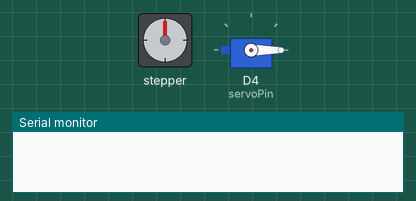
The sketch below on a simulated ESP8266 (NodeMCU). On the bench: stepper motor, servo, the last lines printed to the serial monitor. Wiring (inferred from the names in the program): stepper motor driver (200 steps per turn assumed): step D2; direction D3.

Above: at 0.05 s.
At 1.55 s:
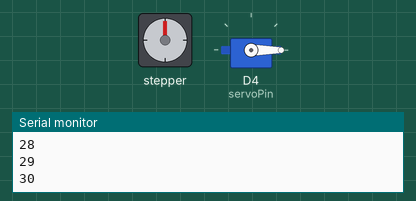
At 1.9 s:
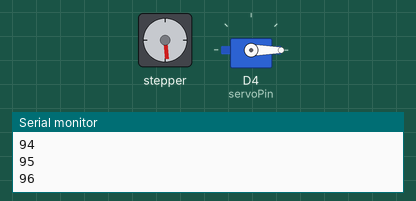
At 3.8 s:
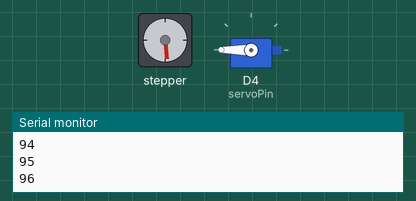
Timing chart, 0 to 8.8 s (numbered marks = the images above):
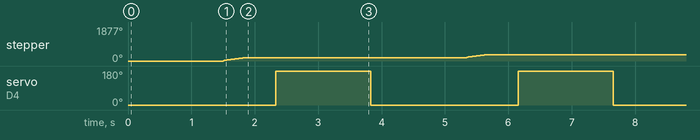

The sketch:

servo_angle_rotation_nodemcu.ino
```cpp
#include <Servo.h>
Servo servo1;
int servoPin = 2;
int Dir = D3;
int Pul= D2;
int arc = 15;
int pd = 100;

void setup(){
  Serial.begin(9600);
  servo1.attach(servoPin);
  pinMode(Dir, OUTPUT);
  pinMode(Pul, OUTPUT);
}

void loop(){
  float s = 6.37*arc;
  int steps = round(s);
  servo1.write(0);
  delay(1500);

  for(int i = 0; i <= steps; i++)
  {
    Serial.println(i);
    digitalWrite(Dir, HIGH);
    delayMicroseconds(pd);
    digitalWrite(Pul, HIGH);
    delayMicroseconds(pd);
    digitalWrite(Pul, LOW);
    delayMicroseconds(pd);
  }
  delay(500);
  servo1.write(180);
  delay(1500);

  // for(int i = 0; i <= 5; i++)
  // {
  //   Serial.println(i);
  //   digitalWrite(Dir, LOW);
  //   delayMicroseconds(pd);
  //   digitalWrite(Pul, HIGH);
  //   delayMicroseconds(pd);
  //   digitalWrite(Pul, LOW);
  //   delayMicroseconds(pd);
  // }

}
```

Measured:
- by itself, stepper: turns 174° clockwise in 0.33 s, repeating every 3.8 s
- by itself, servo on D4 (servoPin): alternates 180° for 1.5 s and 0° for 2.3 s
